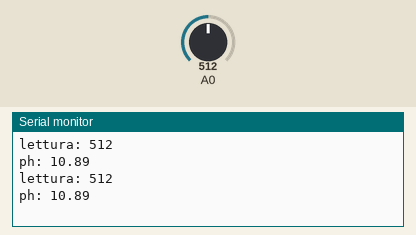
Simulated run of this sketch. Board: Arduino Uno, built with avr-gcc and run on an emulated ATmega328P. On the bench: the last lines printed to the serial monitor. Inputs (shaded band) come from the test bench; at power-on: A0 = 512.

Above: at 1.8 s.
1.9 s: A0 set to 716
At 2.4 s:
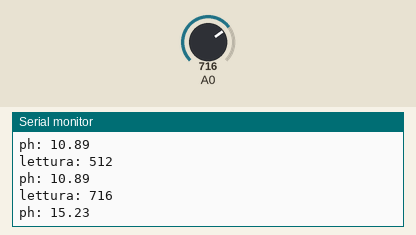
3.4 s: A0 set to 900
At 4.8 s:
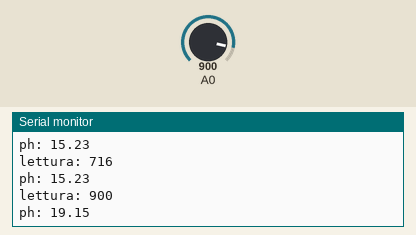
Timing chart, 0 to 6.4 s (numbered marks = the images above; inputs shaded):
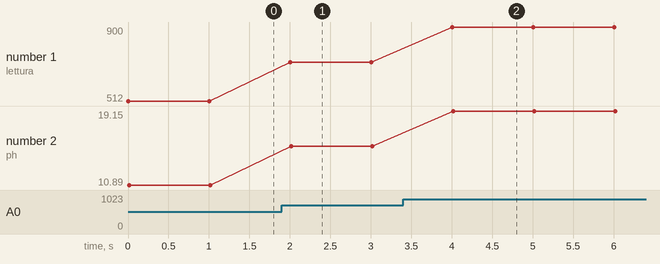

The sketch:

test-17-ph-meter.ino
```cpp
void setup() {
  Serial.begin(9600);

}

void loop() {
  int ar=analogRead(A0);
  Serial.print("lettura: ");
  Serial.println(ar);
  float ph=ar/47.0;
  Serial.print("ph: ");
  Serial.println(ph);
  delay(1000);
}
```

Measured:
- after the input at 1.9 s, the serial monitor: prints a new line after 0.10 s (image 1)
- after the input at 3.4 s, the serial monitor: prints a new line after 0.60 s (image 2)
- plotted number 1: 512 → 716 after the input at 1.9 s, 716 → 900 after the input at 3.4 s
- plotted number 2: 10.89 → 15.23 after the input at 1.9 s, 15.23 → 19.15 after the input at 3.4 s
